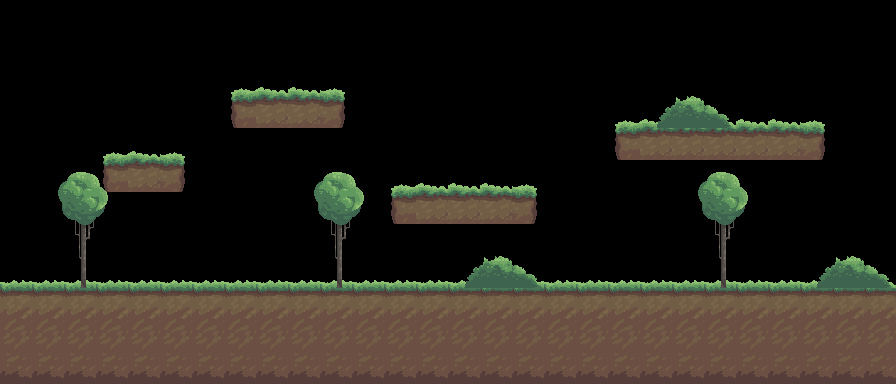

Tiled map render using the project's own tile images. Description and the whole map definition, tile-layer contents included, below:
An orthogonal 28x12 tile map with 32x32 px tiles, 2 tile layers (Tile Layer 1, Tile Layer 2).

<map version="1.2" tiledversion="1.2.5" orientation="orthogonal" renderorder="right-down" width="28" height="12" tilewidth="32" tileheight="32" infinite="0" nextlayerid="3" nextobjectid="1">
 <tileset firstgid="1" source="../Tiles/tileset.tsx" />
 <layer id="1" name="Tile Layer 1" width="28" height="12">
  <data encoding="csv">
0,0,0,0,0,0,0,0,0,0,0,0,0,0,0,0,0,0,0,0,0,0,0,0,0,0,0,0,
0,0,0,0,0,0,0,0,0,0,0,0,0,0,0,0,0,0,0,0,0,0,0,0,0,0,0,0,
0,0,0,0,0,0,0,11,127,127,13,0,0,0,0,0,0,0,0,0,0,0,0,0,0,0,0,0,
0,0,0,0,0,0,0,40,156,156,42,0,0,0,0,0,0,0,0,11,127,127,127,127,127,13,0,0,
0,0,0,11,127,13,0,0,0,0,0,0,0,0,0,0,0,0,0,40,156,156,156,156,156,42,0,0,
0,0,0,40,156,42,0,0,0,0,0,0,11,127,127,127,13,0,0,0,0,0,0,0,0,0,0,0,
0,0,0,0,0,0,0,0,0,0,0,0,40,156,156,156,42,0,0,0,0,0,0,0,0,0,0,0,
0,0,0,0,0,0,0,0,0,0,0,0,0,0,0,0,0,0,0,0,0,0,0,0,0,0,0,0,
126,126,126,126,126,126,126,126,126,126,126,126,126,126,126,126,126,126,126,126,126,126,126,126,126,126,127,127,
155,155,155,155,155,155,155,155,155,155,155,155,155,155,155,155,155,155,155,155,155,155,155,155,155,155,155,155,
184,184,184,184,184,184,184,184,184,184,184,184,184,184,184,184,184,184,184,184,184,184,184,184,184,184,184,184,
213,213,213,213,213,213,213,213,213,213,213,213,213,213,213,213,213,213,213,213,213,213,213,213,213,213,213,213
</data>
 </layer>
 <layer id="2" name="Tile Layer 2" width="28" height="12">
  <data encoding="csv">
0,0,0,0,0,0,0,0,0,0,0,0,0,0,0,0,0,0,0,0,0,0,0,0,0,0,0,0,
0,0,0,0,0,0,0,0,0,0,0,0,0,0,0,0,0,0,0,0,0,0,0,0,0,0,0,0,
0,0,0,0,0,0,0,0,0,0,0,0,0,0,0,0,0,0,0,0,0,0,0,0,0,0,0,0,
0,0,0,0,0,0,0,0,0,0,0,0,0,0,0,0,0,0,0,0,151,152,153,0,0,0,0,0,
0,0,0,0,0,0,0,0,0,0,0,0,0,0,0,0,0,0,0,0,0,0,0,0,0,0,0,0,
0,30,31,32,0,0,0,0,0,30,31,32,0,0,0,0,0,0,0,0,0,30,31,32,0,0,0,0,
0,59,60,61,0,0,0,0,0,59,60,61,0,0,0,0,0,0,0,0,0,59,60,61,0,0,0,0,
0,88,89,90,0,0,0,0,0,88,89,90,0,0,0,0,0,0,0,0,0,88,89,90,0,0,0,0,
0,117,118,119,0,0,0,0,0,117,118,119,0,0,151,152,153,0,0,0,0,117,118,119,0,151,152,153,
0,0,0,0,0,0,0,0,0,0,0,0,0,0,0,0,0,0,0,0,0,0,0,0,0,0,0,0,
0,0,0,0,0,0,0,0,0,0,0,0,0,0,0,0,0,0,0,0,0,0,0,0,0,0,0,0,
0,0,0,0,0,0,0,0,0,0,0,0,0,0,0,0,0,0,0,0,0,0,0,0,0,0,0,0
</data>
 </layer>
</map>
